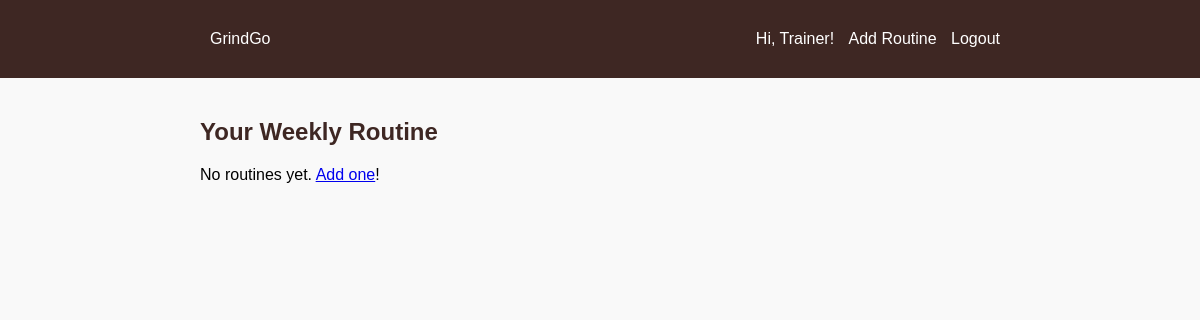
/ (signed in), run on an earlier commit of the app's database.
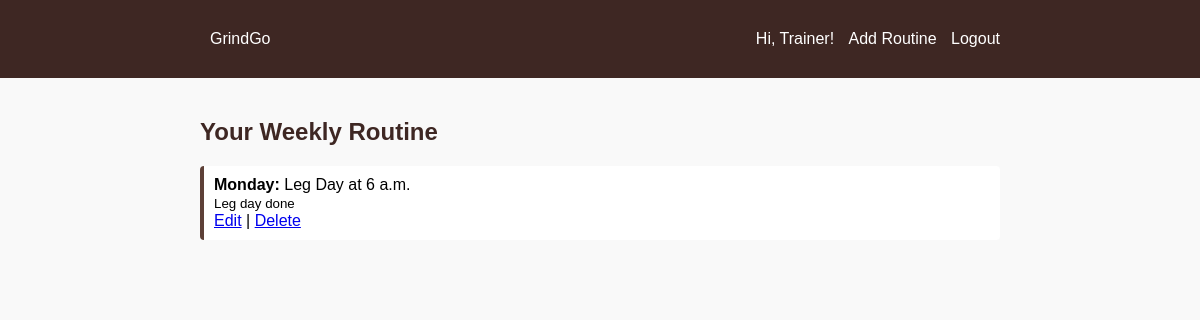
And on a later commit of the database.
### Routineapp/models.py (models this page shows, shortened)
class Routine(models.Model):
    user = models.ForeignKey(User, on_delete=models.CASCADE)
    title = models.CharField(max_length=100)
    day = models.CharField(max_length=10)  # e.g. 'Monday'
    time = models.TimeField()
    description = models.TextField(blank=True)

### Routineapp/views.py (the view)
# urls.py: path('', views.routine_list, name='routine_list'),  # after login
@login_required
def routine_list(request):
    routines = Routine.objects.filter(user=request.user)
    return render(request, 'Routineapp/routine_list.html', {'routines': routines})

### Routineapp/templates/Routineapp/routine_list.html
{% extends 'Routineapp/base.html' %}
{% block content %}
    {% load static %}
<h2>Your Weekly Routine</h2>
{% if routines %}
    <ul class="routine-list">
        {% for routine in routines %}
            <li>
                <strong>{{ routine.day }}:</strong> {{ routine.title }} at {{ routine.time }} <br>
                <small>{{ routine.description }}</small><br>
                <a href="{% url 'routine_update' routine.pk %}">Edit</a> |
                <a href="{% url 'routine_delete' routine.pk %}">Delete</a>
            </li>
        {% endfor %}
    </ul>
{% else %}
    <p>No routines yet. <a href="{% url 'routine_create' %}">Add one</a>!</p>
{% endif %}
{% endblock %}

### Routineapp/templates/Routineapp/base.html (shortened to what this page needs)
<!DOCTYPE html>
<html lang="en">
<head>
    {% load static %}
    <link rel="stylesheet" href="{% static 'css/style.css' %}">
</head>
<body>
    <nav>
        <div class="container">
            <a href="{% url 'routine_list' %}">GrindGo</a>
            <div class="nav-links">
                {% if user.is_authenticated %}
                    <span>Hi, {{ user.username }}!</span>
                    <a href="{% url 'routine_create' %}">Add Routine</a>
                    <a href="{% url 'logout' %}">Logout</a>
                {% else %}
                    <a href="{% url 'login' %}">Login</a>
                    <a href="{% url 'register' %}">Register</a>
                {% endif %}
            </div>
        </div>
    </nav>
    <main class="container">
        {% block content %}
        {% endblock %}
    </main>
</body>
</html>

### Routineapp/static/css/style.css (style rules this page uses)
body { font-family: Arial, sans-serif; background: #f9f9f9; margin: 0; padding: 0; }
.container { max-width: 800px; margin: auto; padding: 20px; }
nav { background-color: #3e2723; color: white; padding: 10px 20px; }
nav .container { display: flex; justify-content: space-between; align-items: center; }
nav a { color: white; margin-left: 10px; text-decoration: none; }
h2 { color: #3e2723; }
.routine-list { list-style: none; padding: 0; }
.routine-list li { background: white; padding: 10px; margin: 10px 0; border-left: 4px solid #5d4037; border-radius:4px; }

What changed in the data, as far as the page shows it:
added Routine: day "Monday", title "Leg Day", time "6 a.m.", description "Leg day done"
Also different on the page:
text no longer shown: "No routines yet. Add one !"
